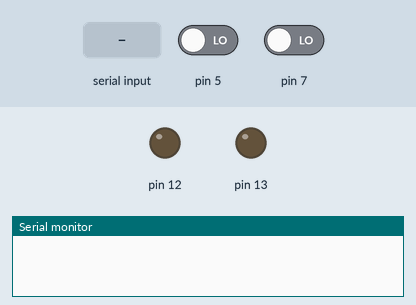
The sketch below on a simulated Arduino Uno, built with avr-gcc and run on an emulated ATmega328P. On the bench: output pins drawn as LEDs (lit = HIGH), the last lines printed to the serial monitor. Inputs (shaded band) come from the test bench; at power-on: pin 5 LOW, pin 7 LOW.

Above: at 1.2 s.
1.3 s: "1" received over Serial
At 1.9 s:
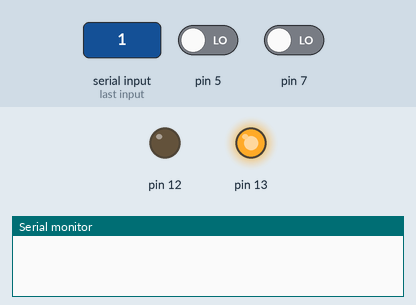
2.8 s: "2" received over Serial
At 3.2 s:
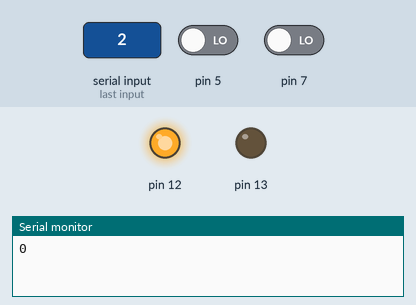
4.3 s: "0" received over Serial
At 5.5 s:
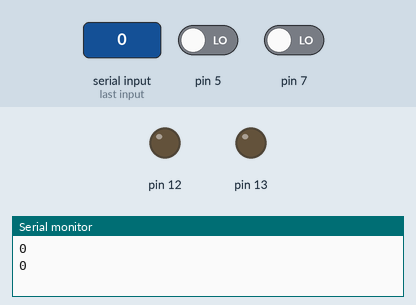
Timing chart, 0 to 7.3 s (numbered marks = the images above; inputs shaded):
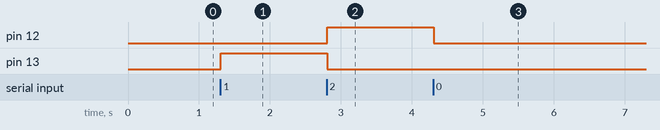

The sketch:

manette_03042020.ino
```cpp
char data;
void setup() {
  Serial.begin(9600);
  pinMode(12, OUTPUT);
  pinMode(13, OUTPUT);
  pinMode(5, INPUT);
  pinMode(7, INPUT);

}

void loop() {
  if (Serial.available() > 0) {
    char data = (char) Serial.read(); //read only 1 byte
    delay(5); // Delay for 5 ms so the next byte has time to be received
    if (data == '0')
    {
      digitalWrite(12, LOW);
      digitalWrite(13, LOW);
    }
    else if (data == '1')
    {
      digitalWrite(12, LOW);
      digitalWrite(13, HIGH);
    }
    else if (data == '2')
    {
      digitalWrite(12, HIGH);
      digitalWrite(13, LOW);
    }
  }
  if (Serial.available() > 0) {
    delay(5);
    char data = (char)Serial.println();
    if (digitalRead(5) == LOW && digitalRead(7) == LOW)
    {
      data = '0';
    }
    else if (digitalRead(5) == HIGH && digitalRead(7) == LOW)
    {
      data = '1';
    }
    else if (digitalRead(7) == HIGH && digitalRead(5) == LOW)
    {
      data = '2';
    }

    Serial.println(data);
  }

}
```

Measured:
- after the input at 1.3 s, pin 13: LOW → HIGH at once
- after the input at 2.8 s, pin 12: LOW → HIGH at once; pin 13: HIGH → LOW at once
- after the input at 4.3 s, pin 12: HIGH → LOW at once
